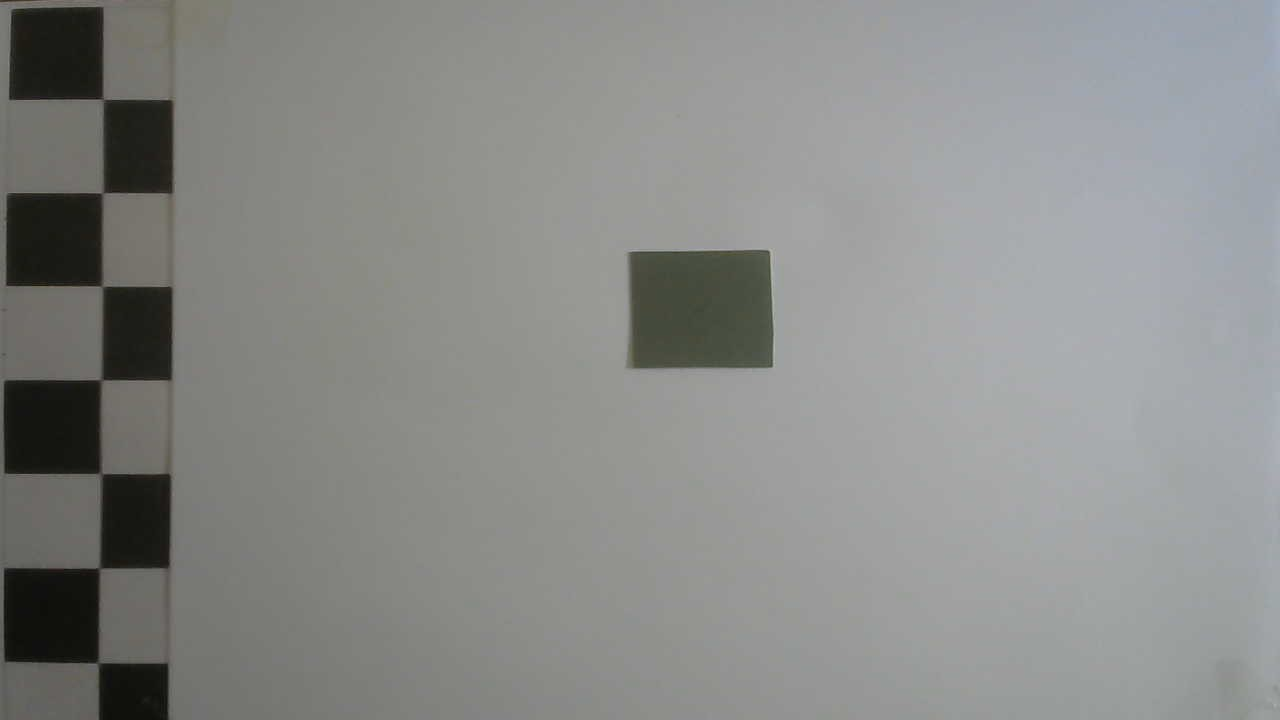
#> input picture image2D/15.jpg, 1280 x 720 px
$ jupyter execute main_2D.ipynb   (older library calls are emulated)
#> lines starting #> are read from the running program, lines starting #| are printed output that depends on the picture; after the words box and inside, x2 and y2 are one past the last pixel; in counts of white or black regions, pixels touching at a corner belong together; long printed decimals are rounded
**Overview**

In this example, we are going to use Open CV to detect the Lego piece.  The background of this data set is white, so the best place to test the approach is with a white piece.

**Setup**

We start by importing the libraries we need.  OpenCV imshow doesn't work in this notebook, so we'll need to use matplotlib.

[cell 1]
import cv2
import numpy as np
import os
from matplotlib import pyplot as plt

#see files in kaggle directory
#listfiles=os.listdir("../input")
#print(listfiles)

I want to show you what each image looks like after each step, so I am creating a function that will make it easy to preview each image as we go.

OpenCV uses BGR while matplotlib uses RGB, so we need to make sure that put these conversion in so the picture look accurate (you can try previewing without these if you like to test).

[cell 2]
# We will be previewing images alongthe way, so lets create a function
def previewImg(text,img_preview,grayscale=False):
    #plt.imshow(img_preview)
    if grayscale==False:
        #convert a color image from BGR to RGB before previewing
        plt.imshow(cv2.cvtColor(img_preview, cv2.COLOR_BGR2RGB))
    else:
        #option for Grayscale images
        plt.imshow(cv2.cvtColor(img_preview, cv2.COLOR_GRAY2RGB))
    plt.title(text)
    plt.show()

Let's load the starting point.  The example image and it's background.

[cell 3]
#load the example.  It is a white piece, the most difficult to detect!
img_example=cv2.imread('image2D/15.jpg')
#> img_example is the input picture: shape (720, 1280, 3); mean B, G, R 137.7, 139.6, 138.1

#load a background, so we can extract it and make it easy to detect the object.
img_bg=cv2.imread('image2D/10.jpg')
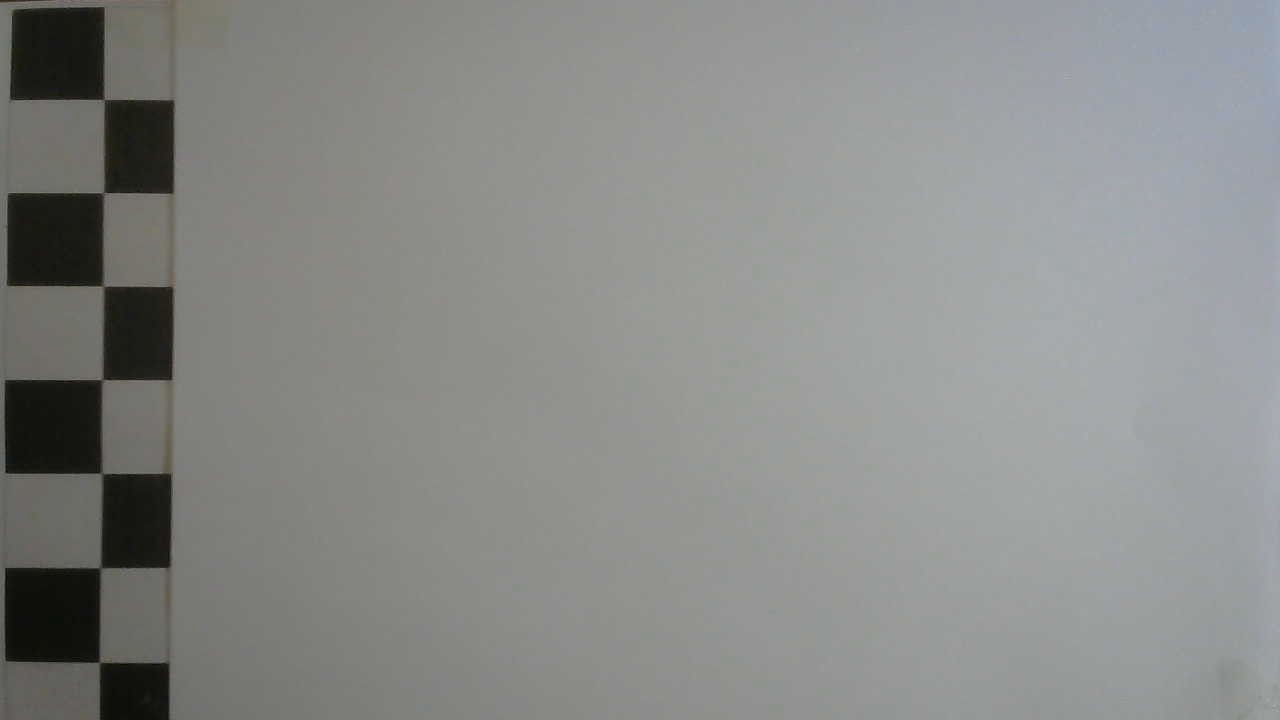
#> input picture image2D/10.jpg, 1280 x 720 px
#> img_bg is the input picture: shape (720, 1280, 3); mean B, G, R 137.2, 139.1, 137.4

**Staring Point**

Visually this is our starting point (I'm using our defined function above).

[cell 4]
# our starting Point
previewImg('Background Image',img_bg)
previewImg('Example Image',img_example)

**Step 1**

We know proceed to convert these images to Grayscale, and then preview them.

[cell 5]
# Background - Gray
img_bg_gray=cv2.cvtColor(img_bg, cv2.COLOR_BGR2GRAY)
cv2.imwrite('result2D/bg_gray.jpg',img_bg_gray[ 20: 660, 520: 1260])
previewImg("Background Gray",img_bg_gray,True)

# Image - Gray
img_gray=cv2.cvtColor(img_example, cv2.COLOR_BGR2GRAY)
cv2.imwrite('result2D/gray.jpg',img_gray[ 20: 660, 520: 1260])
previewImg("Image Gray",img_gray,True)

**Step 2**

The background is the same in each images, so we will subtract the background from the base image to make sure the object is much more detectable.

The output is the "difference" between both images (you can play around and skipt his step).

[cell 6]
# Calculate Difference
diff_gray=cv2.absdiff(img_bg_gray,img_gray)
cv2.imwrite('result2D/diff_gray.jpg',diff_gray[ 20: 660, 520: 1260])
previewImg("Pre-Diff",diff_gray,True)

[cell 7]
im_bw = cv2.threshold(diff_gray, 20, 255, cv2.THRESH_BINARY)[1]
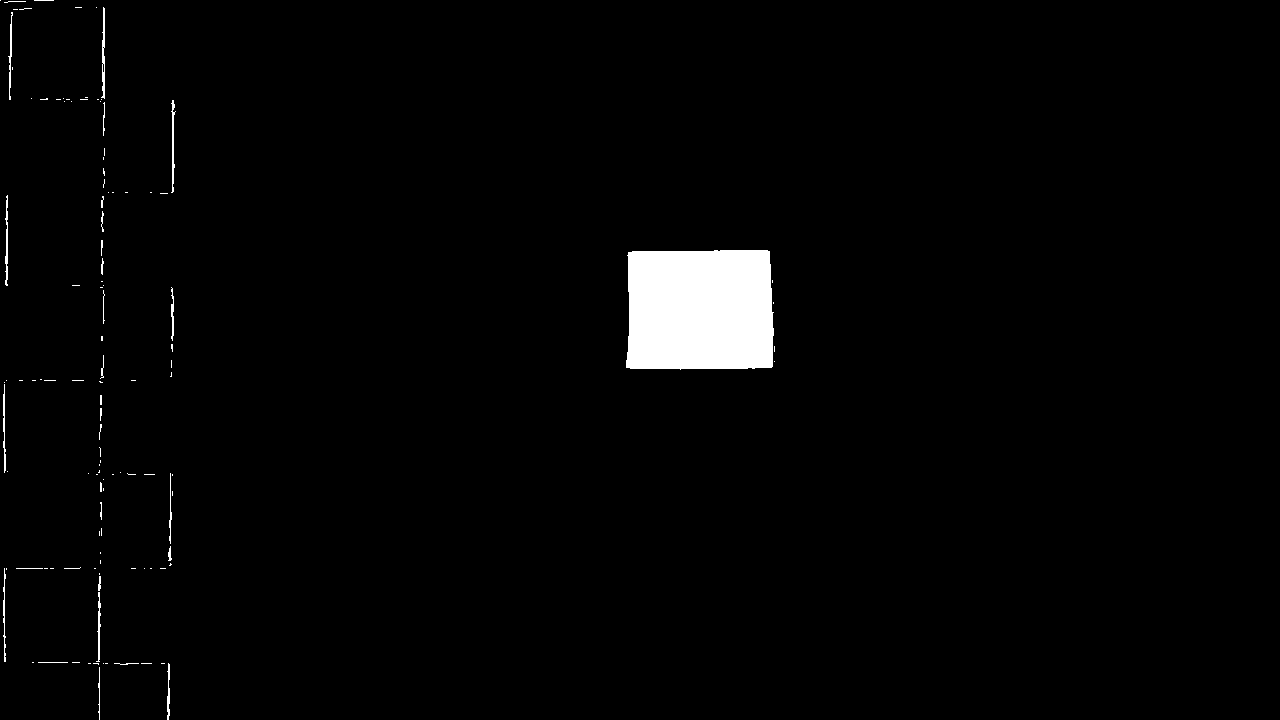
#> im_bw: shape (720, 1280); 2.1% white; 117 white regions (87 under 20 px), largest, box (x1, y1, x2, y2) and area: (626, 250, 774, 370) 17013, (101, 7, 105, 99) 215, (171, 100, 176, 193) 195
previewImg("Pre-Diff",im_bw,True)

**Step 3**

Apply some Gaussian blur, which makes the image smoother between pixels (and helps us focus the detection on sharper contours).

[cell 8]
# Diff Blur
diff_gray_blur = cv2.GaussianBlur(diff_gray,(5,5),0)
cv2.imwrite('result2D/diff_gray_blur.jpg',diff_gray_blur[ 20: 660, 520: 1260])
previewImg("Pre-Diff Blur",diff_gray_blur,True)

**Step 4**

Now we apply Thresholding, which means that the algorithm will decide to placer pixels in either the background or foreground (binary).

We use the Otsu algorithm which iterates across the ideal values for this separation.

[cell 9]
# find otsu's threshold value with OpenCV function
ret, img_tresh = cv2.threshold(diff_gray_blur,0,255,cv2.THRESH_BINARY+cv2.THRESH_OTSU)
#> img_tresh: shape (720, 1280); 1.8% white; 1 white region, box (x1, y1, x2, y2) and area: (629, 250, 773, 369) 16606
#> ret = 40
previewImg("Otsu Treshold",img_tresh,True)
cv2.imwrite("result2D/otsu.jpg", img_tresh[ 20: 660, 520: 1260])
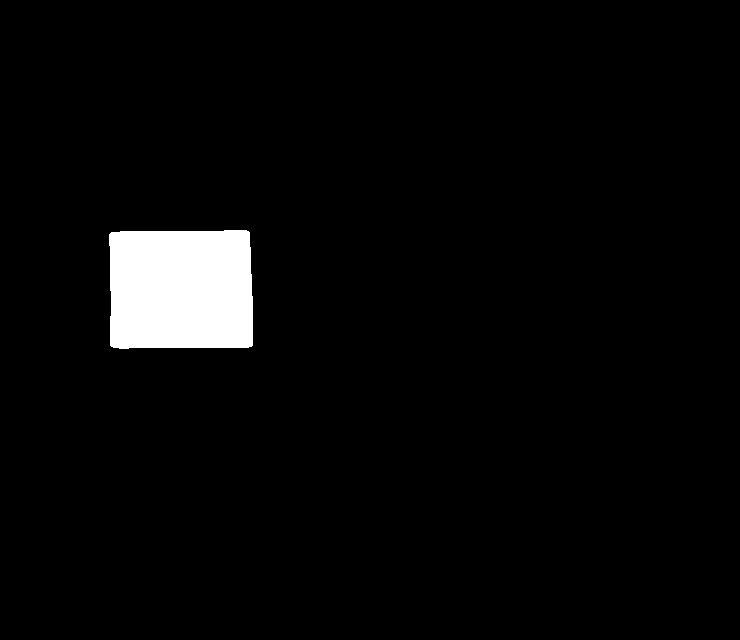
#> saved as otsu.jpg: shape (640, 740); 3.5% white; 1 white region
#> Out = True

**Step 5**

We use the image from Step 4 to detect the contour using OpenCV findContours function and draw them in green color.

We now have the contours, so we will draw them on top of the Original image.

[cell 10]
arr_cnt, hierarchy = cv2.findContours(img_tresh,
    cv2.RETR_EXTERNAL, cv2.CHAIN_APPROX_NONE)
#> arr_cnt = 1 contour; box (x1, y1, x2, y2) and area: (629, 250, 773, 369) 16352
# let's copy the example image, so we don't paint over it
img_with_allcontours=img_example.copy()
cv2.drawContours(img_with_allcontours, arr_cnt, -1, (0,255,0), 3)
#> img_with_allcontours: shape (720, 1280, 3); 0.27% of pixels changed, all inside (x1, y1, x2, y2) = (627, 248, 775, 371)
cv2.imwrite('result2D/contour.jpg', img_with_allcontours[ 20: 660, 520: 1260])
previewImg('Contours',img_with_allcontours)

[cell 11]
# # let's now draw the contour
# a1, arr_cnt, a2 = cv2.findContours(img_tresh, cv2.RETR_EXTERNAL,cv2.CHAIN_APPROX_SIMPLE)

# # let's copy the example image, so we don't paint over it
# img_with_allcontours=img_example.copy()

# cv2.drawContours(img_with_allcontours, arr_cnt, -1, (0,255,0), 3)
# previewImg('Contours',img_with_allcontours)

# # !!! It may be possible that various contours are showing at this stage, we'll solve that below.

**Optional Step**

It may be possible that we have more than one object in the picture or the algorithm is detecting some noise as contours.

This step here let's us eliminate these "noises".   The data set I'm running this Kernel on is cleaned, this would only apply to real case scenarios.

I run 3 conditions:
* minimum area to consider an object (e.g. anything smaller than a 1x1 brick I will consider noise).
* if the object is sitting in an edge (the brick is clipped)
* if the object has a ratio that exceeds the objects (in this case, the 1x6 plate is the thinnest piece to detect, anything with a longer ratio will be considered noise)

[cell 12]
# Just in case, we need to make sure we 'weed out' any contour noise that might generate as images have variations.

# get the dimensions of the image
height, width, channels = img_example.shape
#> height = 720; width = 1280; channels = 3

# shorten the variable names
w=width
#> w = 1280
h=height
#> h = 720

validcontours=[]
contour_index=-1

# iterate through each contour found
for i in arr_cnt:

    contour_index=contour_index+1
    ca=cv2.contourArea(i)

    # Calculate W/H Ratio of image
    x,y,w,h = cv2.boundingRect(i)
    aspect_ratio = float(w)/h

    # Flag as edge_noise if the object is at a Corner
    # Contours at the edges of the image are most likely not valid contours
    edge_noise=False
    # if contour starts at x=0 then it's on th edge
    if x==0:
        edge_noise=True
    if y==0:
        edge_noise=True
    # if the contour x value + its contour width exceeds image width, it is on an edge
    if (x+w)==width:
        edge_noise=True
    if (y+h)==height:
        edge_noise=True

    # DISCARD noise with measure by area (1x1 round plate dimensions is 1300)
    # if by any chance a contour is drawn on one pixel, this catches it.
    if ca>1300:

        # DISCARD as noise if W/H ratio > 7 to 1 (1x6 plate is 700px to 100px)
        # the conveyor belt has a join line that sometimes is detected as a contour, this ignores it based on w/h ratio
        if aspect_ratio<=6:

            # DISCARD if at the Edge
            if edge_noise==False:
                validcontours.append(contour_index)
#> this loop made 1 pass
#> (contour_index, ca, x, y, w, h, aspect_ratio, edge_noise) on pass 1: (0, 16352, 629, 250, 144, 119, 1.21, False)
#> after the loop, contour_index = 0; validcontours = [0]

# copy the original picture
img_withcontours=img_example.copy()

# call out if more than 1 valid contour is found
if len(validcontours)>1:
    print("There is more than 1 object in the picture")
else:
    if len(validcontours)==1:
        print("One object detected")
    else:
        print("No objects detected")
        # FYI: code below will most likely error out as it tries to iterate on an array

# it might be possible we have more than 1 validcontour, iterating through them here
# if there is zero contours, this most likely will error out
# for i in validcontours:
#     cv2.drawContours(img_withcontours, arr_cnt,validcontours[i], (0,255,0), 3)
#     previewImg('Contours',img_withcontours)

**Optional Step**

If you need to crop the image, it will be useful to be able to identify a rectangle.

To achieve this, use OpenCV bounding rectangle function.

[cell 13]
# Display a Bounding Rectangle
img_withrectangle=img_example.copy()
count = 0

#ma trận tâm các vật
center = np.array([[0,0]])
for i in validcontours:
    center_obj = []
    x,y,w,h = cv2.boundingRect(arr_cnt[i])
    center_obj = [x+w/2, y+h/2]
    # center = [center, [x+w/2, y+h/2]]
    center = np.append(center, [center_obj], axis=0)
    cv2.rectangle(img_withrectangle,(x,y),(x+w,y+h),(0,255,0),2)
    # previewImg('Bounding Rectangle',img_withrectangle)
    #Draw center rectangle
    img_withrectangle = cv2.circle(img_withrectangle, (int(x+w/2), int(y+h/2)), radius=0, color=(255, 0, 0), thickness=10)

    #ID object
    # image = cv2.putText(img_withrectangle, str(count), (x + 10, y-10), cv2.FONT_HERSHEY_SIMPLEX, 1,
    #              (0, 0, 255), 2, cv2.LINE_AA, False)


    count +=1
#> this loop made 1 pass
#> (x, y, w, h, center, count) on pass 1: (629, 250, 144, 119, [[0, 0], [701, 309.5]], 1)
#> after the loop, count = 1


previewImg('Bounding Rectangle',img_withrectangle)
cv2.imwrite('result2D/detect.jpg', img_withrectangle[ 20: 660, 520: 1260])
#> Out = True

[cell 14]
center
#> Out = [[0, 0], [701, 309.5]]

[cell 15]
import glob

[cell 16]
boardHeight = 12
boardWidth = 7
# Prepare object points, like (0,0,0), (1,0,0), (2,0,0) ....,(6,5,0)
objp = np.zeros((boardHeight*boardWidth,3), np.float32)
objp[:,:2] = np.mgrid[0:boardWidth, 0:boardHeight].T.reshape(-1,2)
# Arrays to store object points and image points from all the images.
objpoints = [] # 3d points in real world space
imgpoints = [] # 2d points in image plane.
# Make a list of calibration images
images = glob.glob('image2D/00.jpg')
chess_org = images.copy()
# Step through the list and search for chessboard corners
for idx, fname in enumerate(images):
    img = cv2.imread(fname)
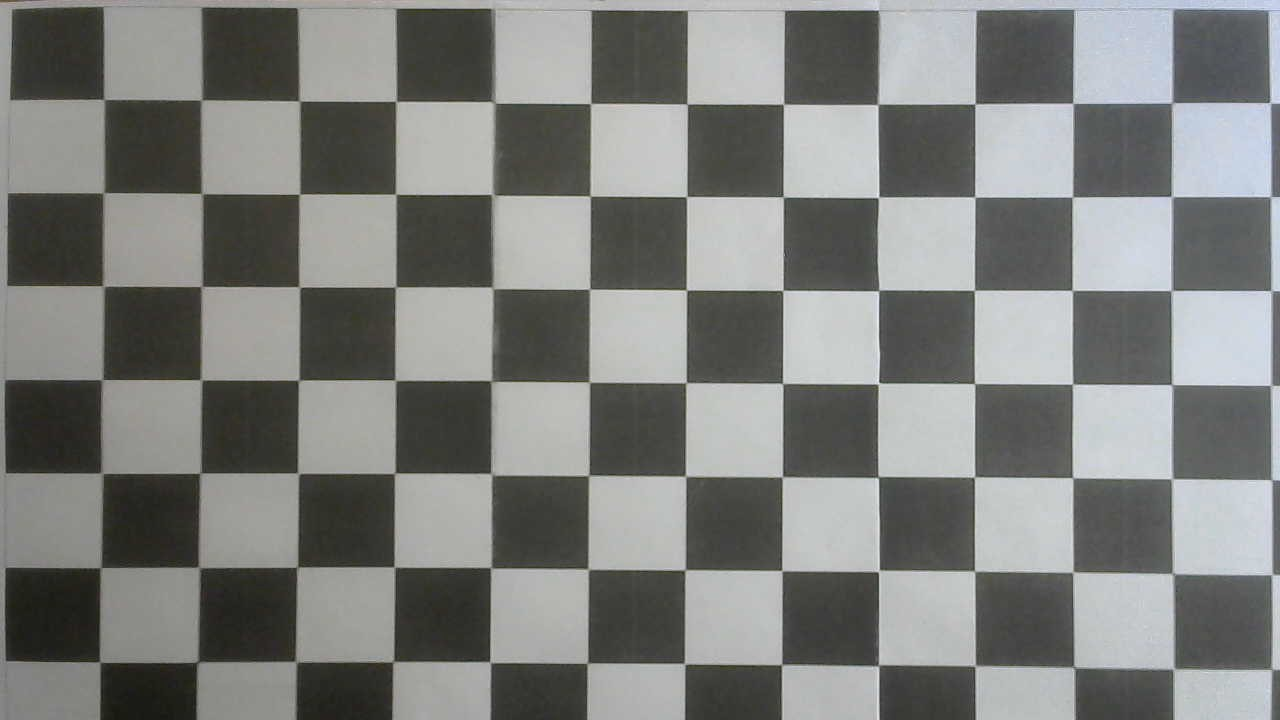
#> input picture image2D/00.jpg, 1280 x 720 px
#> img is the input picture: shape (720, 1280, 3); mean B, G, R 125.3, 127.8, 126.2
    chess = cv2.imread(fname)
    gray = cv2.cvtColor(img, cv2.COLOR_BGR2GRAY)
# Find the chessboard corners
    ret, corners = cv2.findChessboardCorners(gray, (boardWidth,boardHeight), None)
#> ret = True; corners = 84 rows, first 8: [1171.2, 101.8], [1170.7, 196.8], [1170.9, 290.1], [1170.8, 384.9], [1171.4, 478.4], [1171.3, 574.3], [1173.8, 669.6], [1072.2, 103.5]
# If found, add object points, image points
    if ret == True:
        objpoints.append(objp)
        imgpoints.append(corners)
# Draw and display the corners
        cv2.drawChessboardCorners(img, (boardWidth,boardHeight), corners, ret)
#> img: shape (720, 1280, 3); 4.94% of pixels changed, all inside (x1, y1, x2, y2) = (93, 93, 1181, 677)


        previewImg('Corner',img)

        # cv2.imwrite('image/n_bg_corners.jpg', img)
    else:
        print("Error")

[cell 17]
for i in range (0, boardHeight*boardWidth):
    image = cv2.circle(img_withrectangle, (int(imgpoints[0][i][0][0]), int(imgpoints[0][i][0][1])), radius=0, color=(0, 0, 255), thickness=10)
    # imachess_cornerge = cv2.putText(chess, str(i), (int(imgpoints[0][i][0][0]) + 10, int(imgpoints[0][i][0][1])-10), cv2.FONT_HERSHEY_SIMPLEX, 1,
    #              (0, 200, 255), 1, cv2.LINE_AA, False)
    chess_corner  = cv2.circle(chess, (int(imgpoints[0][i][0][0]), int(imgpoints[0][i][0][1])), radius=0, color=(0, 0, 255), thickness=10)
    if (i%7 ==0) or (i< 7):
        text = '(' + str(int(objpoints[0][i][0])) +','+ str(int(objpoints[0][i][1])) + ')'
        chess_corner = cv2.putText(chess_corner, text, (int(imgpoints[0][i][0][0]) + 10, int(imgpoints[0][i][0][1])-10), cv2.FONT_HERSHEY_SIMPLEX, 1,
                 (0, 0, 255), 1, cv2.LINE_AA, False)
        image = cv2.putText(image, text, (int(imgpoints[0][i][0][0]) + 10, int(imgpoints[0][i][0][1])-10), cv2.FONT_HERSHEY_SIMPLEX, 1,
                 (0, 0, 255), 1, cv2.LINE_AA, False)
#> chess: shape (720, 1280, 3); 1.79% of pixels changed, all inside (x1, y1, x2, y2) = (94, 64, 1259, 675)
#> img_withrectangle: shape (720, 1280, 3); mean B, G, R 135.7, 138, 139.2
    # print("index corner: ", i)
# test_point = [850, 350]
# chess_corner  = cv2.circle(image, (test_point[0], test_point[1]), radius=0, color=(0, 150, 255), thickness=10)
previewImg("With chess", chess_corner[ 20: 660, 520: 1260])
cv2.imwrite('chess/result_chess.jpg', chess_corner[ 20: 660, 520: 1260])
previewImg("object with grid", image[ 20: 660, 520: 1260])
cv2.imwrite('chess/result.jpg', image[ 20: 660, 520: 1260])
#> Out = True

Tìm tọa độ vật so với hệ tọa độ bàn cờ

[cell 18]
center[1]
#> Out = [701, 309.5]

[cell 19]
#điểm cần thử nghiệm
test_point = [int(center[1][0]), int(center[1][1])]
#> test_point = [701, 309]
cv2.imwrite('result2D/with_chess.jpg', image[ 20: 660, 520: 1260])
previewImg("With chess", image)

[cell 20]
#tìm tạo độ đỉnh gần nhất
a = (test_point - np.array(imgpoints))*(test_point - np.array(imgpoints))
x= []
for i in range (0, boardHeight*boardWidth):
    sum = np.sum(a[0][i][0])
    x.append(sum)
#> this loop made 84 passes
#> sum on passes 1 to 12: 263965, 233240.6, 221149, 226466.4, 249988.2, 291563.2, 353493.9, 180047.5, 150261.8, 137665.7, 143414.1, 166466.5
#> after the loop, x = 84 values, max 486346.9 at index 83, min 565.7 at index 37, mean 156647.8
nearest_point_index = np.argmin(x)
#> nearest_point_index = 37
print(nearest_point_index)
#| 37

[cell 21]
objpoints[0][25][1]

[cell 22]
#Gán giá trị điểm gần nhất với hệ tọa độ pixel và hệ tọa độ bàn cờ
nearest_point = np.array([imgpoints[0][nearest_point_index][0][0] , imgpoints[0][nearest_point_index][0][1]])
#> nearest_point = [686.5, 290.2]
r_nearest_point = np.array([objpoints[0][nearest_point_index][1], objpoints[0][nearest_point_index][0]])
#> r_nearest_point = [5, 2]
print(nearest_point, r_nearest_point)
#| [686.452 290.184] [5. 2.]

[cell 23]
#rato
r = int(imgpoints[0][nearest_point_index+1][0][1]) - int(imgpoints[0][nearest_point_index][0][1])
#> r = 91
print(r)
#| 91

[cell 24]
#tọa độ với bàn cờ được ruy ra
r_test_point= np.array([0, 0])
x = r_nearest_point[0] - 1/r * (test_point[0] - nearest_point[0] )
#> x = 4.84
y = r_nearest_point[1] + 1/r * (test_point[1] - nearest_point[1] )
#> y = 2.21
r_test_point = [round(x, 2) ,round (y,2)]
#> r_test_point = [4.84, 2.21]

[cell 25]
r_test_point
#> Out = [4.84, 2.21]

[cell 26]
np.round((12-r_test_point[0])*2.6,2)
#> Out = 18.62

[cell 27]
np.round((1+r_test_point[1])*2.5,2)
#> Out = 8.02

[cell 28]
# vẽ tọa độ lên ảnh
text = '(' + str((r_test_point[0])) +','+ str((r_test_point[1])) + ')'
#> text = '(4.84,2.21)'
image = cv2.putText(image, text, (int(test_point[0]) + 20, int(test_point[1])+20), cv2.FONT_HERSHEY_SIMPLEX, 1,
                 (255, 0, 0), 1, cv2.LINE_AA, False)
#> image: shape (720, 1280, 3); mean B, G, R 135.7, 137.9, 139.2
previewImg('r', image)
cv2.imwrite('result2D/with_coor.jpg', image[ 20: 660, 520: 1260])
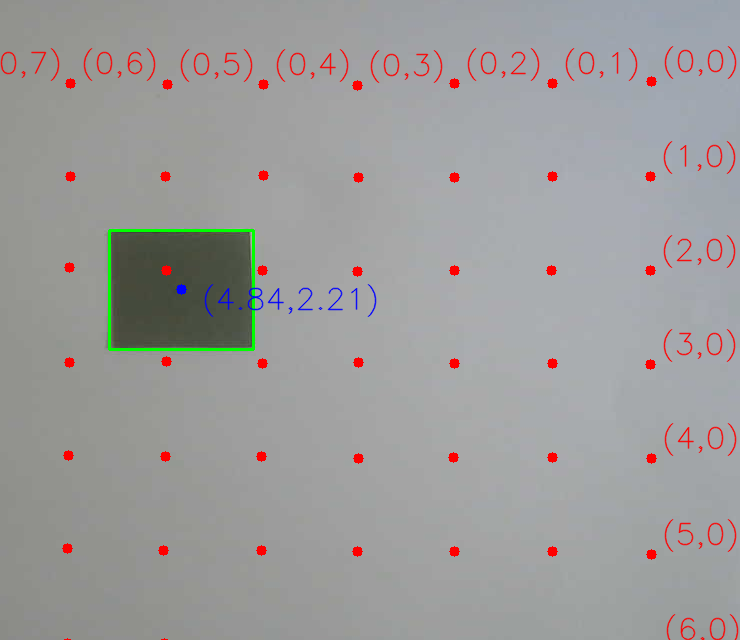
#> saved as with_coor.jpg: shape (640, 740, 3); mean B, G, R 155.5, 155.9, 156.7
#> Out = True
